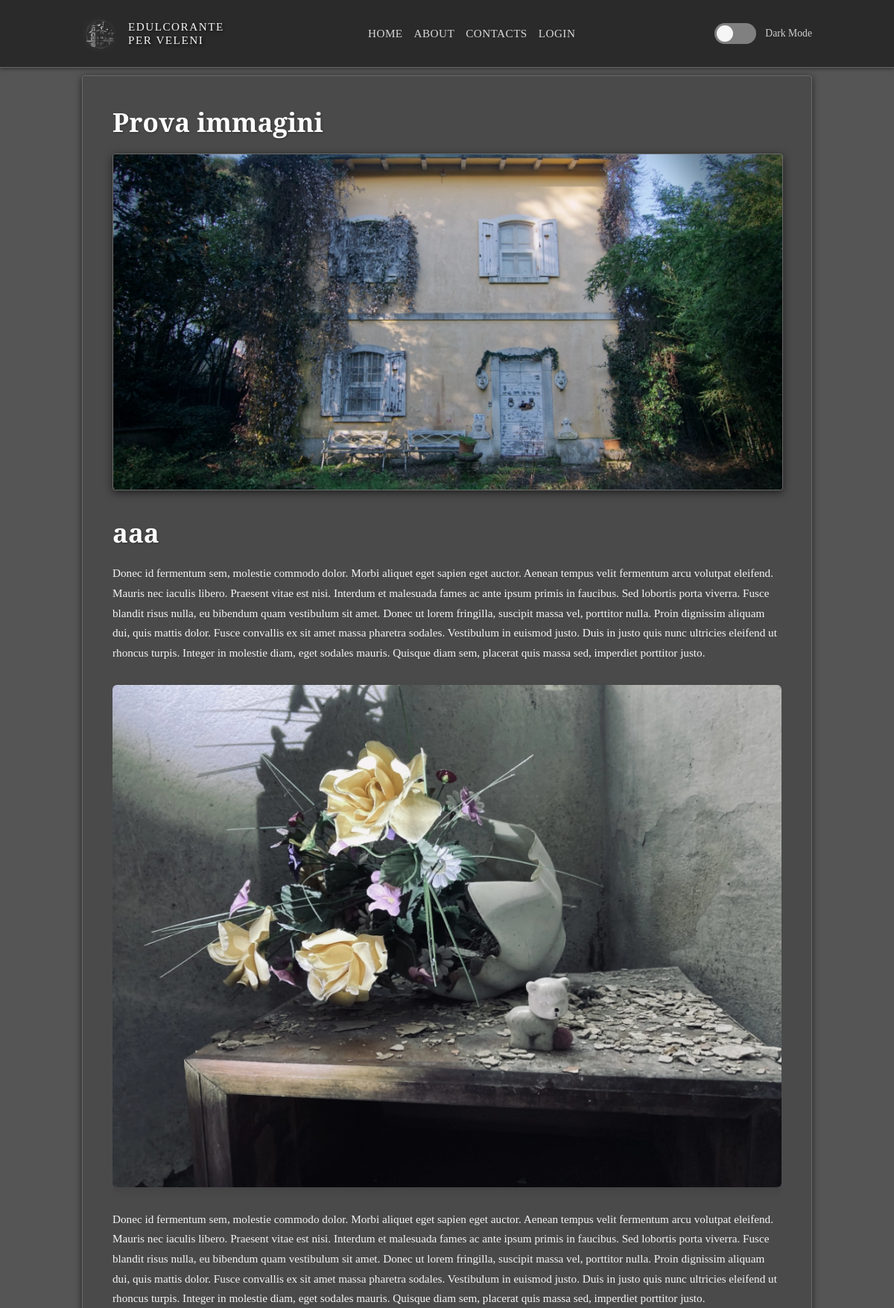
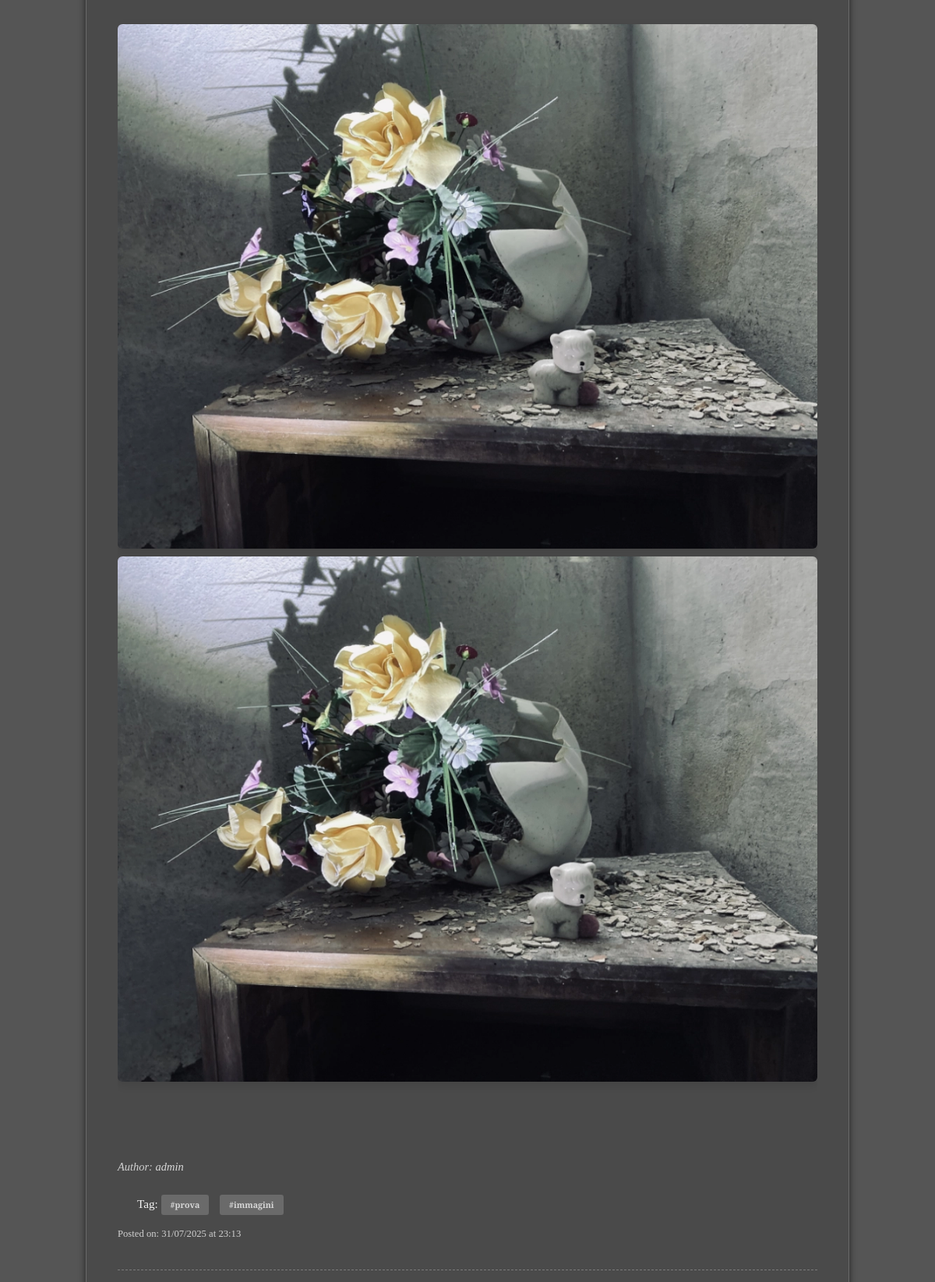
Page /view/2 (upper part) on the committed database (2 pictures, top to bottom).
### app.py (models this page shows, shortened)
class Post(db.Model):
    id = db.Column(db.Integer, primary_key=True)
    title = db.Column(db.String(200), nullable=False)
    content = db.Column(db.Text, nullable=False)
    creation_date = db.Column(db.DateTime, default=datetime.now())
    user_id = db.Column(db.Integer, db.ForeignKey('user.id'), nullable=False)
    image_file = db.Column(db.String(28), nullable=True, default=None)
    tags = db.relationship('Tag', secondary=post_tags, backref=db.backref('posts', lazy='dynamic'))

class User(db.Model, UserMixin):
    id = db.Column(db.Integer, primary_key=True)
    is_admin = db.Column(db.Boolean, default=False)
    is_banned = db.Column(db.Boolean, default=False, nullable=False)
    username = db.Column(db.String(28), unique=True, nullable=False)
    email = db.Column(db.String(120), unique=True, nullable=False)
    password_hash = db.Column(db.String(128), nullable=False)
    profile_picture = db.Column(db.String(50), nullable=False, default='default.png')
    role = db.Column(db.String(20), default="contributor", nullable=False)
    bio = db.Column(db.Text, nullable=True)
    link = db.Column(db.String(255), nullable=True)
    post = db.relationship('Post', backref='author', lazy='dynamic')

class Tag(db.Model):
    id = db.Column(db.Integer, primary_key=True)
    tag_name = db.Column(db.String(28), nullable=False, unique=True)

### app.py (the view)
@app.route('/view/<int:post_id>')
def view_post(post_id):
    post = Post.query.get_or_404(post_id)
    return render_template('view.html', post=post)

### templates/view.html (shortened to what this page needs)
{% extends "base.html" %}
{% block content %}
    <article class="blog-post">
        <h2>{{ post.title }}</h2>
        {% if post.image_file and post.image_file != 'default.jpg' %}
        <img src="{{ url_for('static', filename='uploads/' + post.image_file) }}" alt="{{ post.title }}"
            class="featured-image">
        {% endif %}
        <div class="post-content-body">{{ post.content | safe }}</div>
        <br>
        <p><i>Author: <a href="{{ url_for('user_profile', username=post.author.username) }}">{{ post.author.username
                    }}</a> </i></p>
        {% if post.tags %}
        <span class="tags">
            Tag:
            {% for tag in post.tags %}
            <a href="{{ url_for('posts_by_tags', tag_name=tag.tag_name) }}">#{{ tag.tag_name }}</a>
            {% endfor %}
        </span>
        {% endif %}
        <small>Posted on: {{ post.creation_date.strftime('%d/%m/%Y at %H:%M')}}</small>
        <hr>
    </article>
{% endblock%}

### rows in the picture
Post: title "Prova immagini", image_file (picture), content "aaa Donec id fermentum sem, molestie commodo dolor. Morbi aliquet eget sapien eget auctor. Aenean tempus velit fermentum arcu volutpat eleifend. Mauris nec iaculis libero. Praesent vitae est nisi. Interdum et malesuada fames ac ante ipsum primis in faucibus. Sed lobortis porta viverra. Fusce blandit risus nulla, eu bibendum quam vestibulum sit amet. Donec ut lorem fringilla, suscipit massa vel, porttitor nulla. Proin dignissim aliquam dui, quis mattis dolor. Fusce convallis ex sit amet massa pharetra sodales. Vestibulum in euismod justo. Duis in justo quis nunc ultricies eleifend ut rhoncus turpis. Integer in molestie diam, eget sodales mauris. Quisque diam sem, placerat quis massa sed,…", content (picture), creation_date "31/07/2025 at 23:13"
User: author.username "admin"
Tag: tag_name "prova"
Tag: tag_name "immagini"
